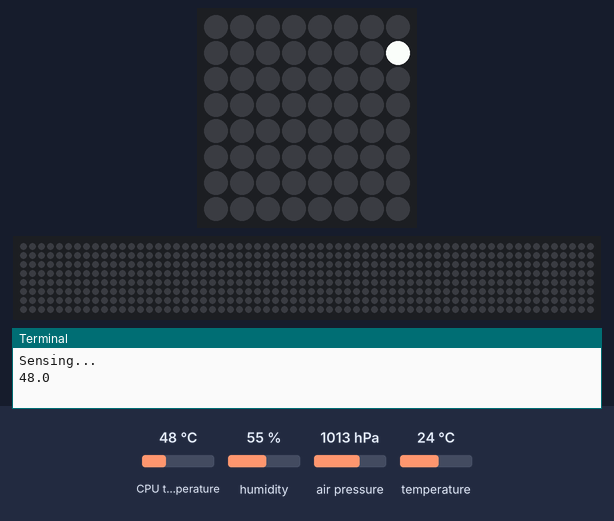
Simulated run of this program. Board: Raspberry Pi (BCM pin numbers) with a Sense HAT. Shown: the Sense HAT's 8×8 RGB LED matrix, a strip that is not on the board, showing the scrolling text unrolled, the last lines printed to the terminal. The test bench sets the inputs (shaded band); at power-on: CPU temperature 48 °C, humidity 55 %, air pressure 1013 hPa, temperature 24 °C. The 64×8 strip is a reading aid, not a part: it shows the text the matrix is scrolling, unrolled, one strip-width of it at a time; web requests get an empty 200 reply after 0.4 s; threads take turns every 2 ms.

Above: at 0.18 s.
At 12.57 s:
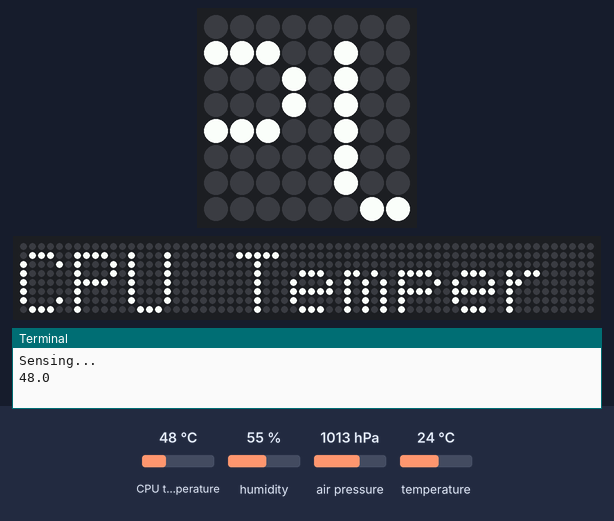
At 25.07 s:
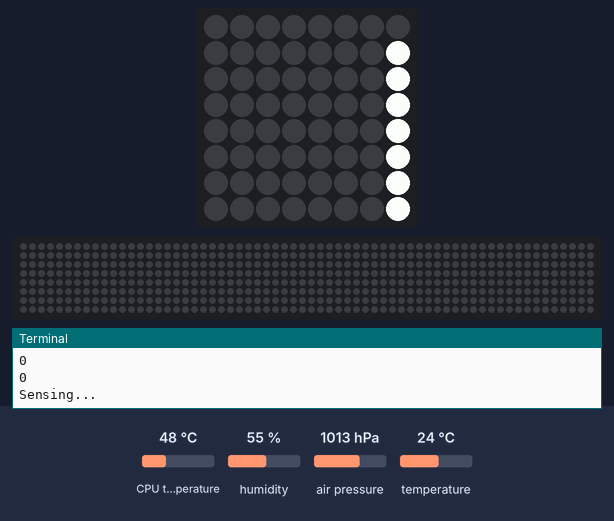
At 25.69 s:
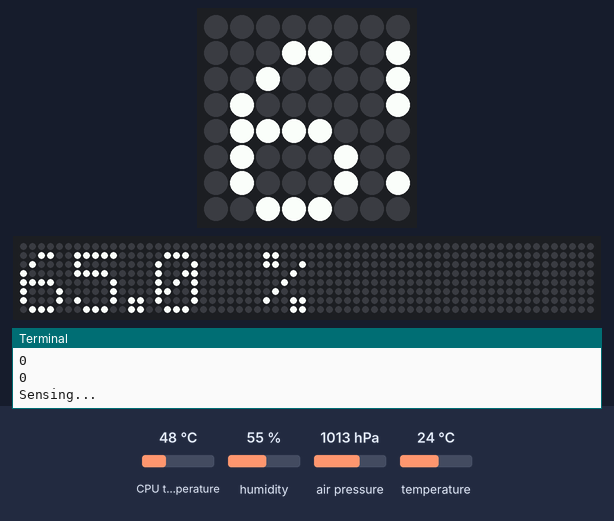
At 26.47 s:
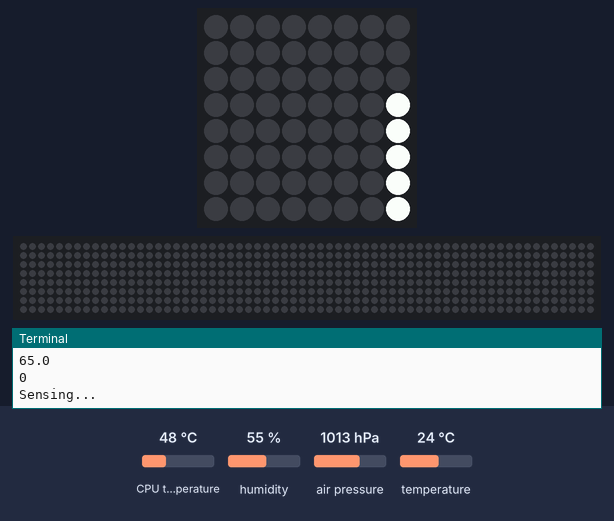
At 27.09 s:
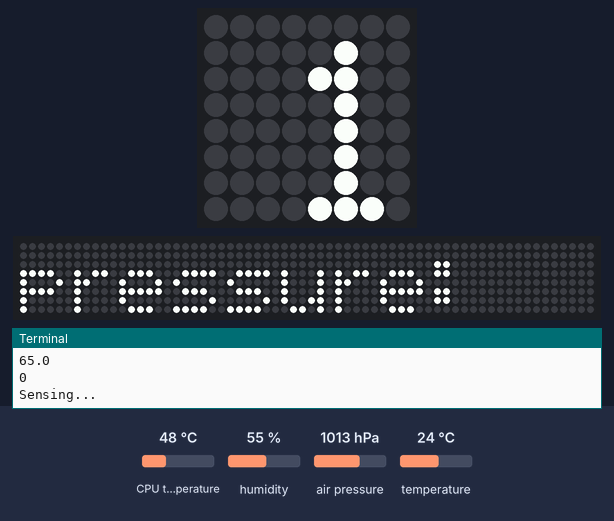

The program:

weatherDataLogger.py
```python
import os
import threading
import urllib2
from sense_hat import SenseHat

sense = SenseHat()

def readTemp():

	global temperature
	global cpu_temp
	global humidity
	global pressure

	cpu_temp = 0
	temperature = 0
	humidity = 0
	pressure = 0

	temperature = sense.get_temperature()

def readHum():

	global temperature
	global cpu_temp
	global humidity
	global pressure

	cpu_temp = 0
	temperature = 0
	humidity = 0
	pressure = 0

	humidity = sense.get_humidity() + 10

	humidity = round(humidity,1)

def readPress():

	global temperature
	global cpu_temp
	global humidity
	global pressure

	cpu_temp = 0
	temperature = 0
	humidity = 0
	pressure = 0

	pressure = 0

	pressure = sense.get_pressure()
	pressure = sense.get_pressure()
	pressure = round(pressure,1)


def readCPUTemperature():

	global temperature
	global cpu_temp

	cpu_temp = os.popen("/opt/vc/bin/vcgencmd measure_temp").read()
	cpu_temp = cpu_temp[:-3]
	cpu_temp = cpu_temp[5:]

	temperature = sense.get_temperature()

	print(cpu_temp)

	temperature = temperature - 8.5


def sendTempToServer():
	global temperature
	global pressure
	global humidity
	global cpu_temp

	threading.Timer(300,sendTempToServer).start()
	print("Sensing...")
	readTemp()
	readCPUTemperature()
	temperature = round(temperature,1)
	cpu_temp= "%.1f" % float(cpu_temp)

	# str() converts the value to a string
	message = "Temperature: " + str(temperature) + " C" + " CPU Temperature " + str(cpu_temp) + " C"
	# Display the scrolling message
	sense.show_message(message, scroll_speed=0.1)

	print(temperature)
	print(humidity)
	print(pressure)
	temp= "%.1f" %temperature
	cpu_temp= "%.1f" % float(cpu_temp)
	hum ="%.1f" %humidity
	press = "%.1f" %pressure
	urllib2.urlopen("URL"+temp+"&cputemp="+cpu_temp+"&hum="+hum+"&pr="+press).read()

def sendHumToServer():
	global temperature
	global pressure
	global humidity
	global cpu_temp

	threading.Timer(600,sendHumToServer).start()
	print("Sensing...")
	readHum()
	temperature = round(temperature,1)

	# str() converts the value to a string
	message = "humidity: " + str(humidity) + " %"
	# Display the scrolling message
	sense.show_message(message, scroll_speed=0.01)

	print(temperature)
	print(cpu_temp)
	print(humidity)
	print(pressure)
	temp= "%.1f" %temperature
	cpu_temp = "%.1f" %cpu_temp
	hum ="%.1f" %humidity
	press = "%.1f" %pressure
	urllib2.urlopen("URL"+temp+"&cputemp="+cpu_temp+"&hum="+hum+"&pr="+press).read()

def sendPressToServer():
	global temperature
	global pressure
	global humidity
	global cpu_temp

	threading.Timer(900,sendPressToServer).start()
	print("Sensing...")
	readPress()
	temperature = round(temperature,1)

	# str() converts the value to a string
	message = "pressure: " + str(pressure) + " hPa"
	# Display the scrolling message
	sense.show_message(message, scroll_speed=0.01)

	print(temperature)
	print(cpu_temp)
	print(humidity)
	print(pressure)
	temp= "%.1f" %temperature
	cpu_temp = "%.1f" %cpu_temp
	hum ="%.1f" %humidity
	press = "%.1f" %pressure
	urllib2.urlopen("URL"+temp+"&cputemp="+cpu_temp+"&hum="+hum+"&pr="+press).read()


sendTempToServer()
sendHumToServer()
sendPressToServer()
```
